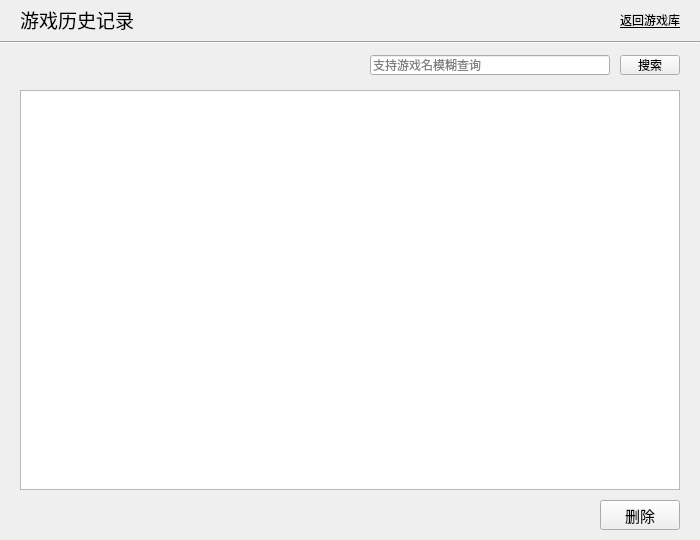
<?xml version="1.0" encoding="UTF-8"?>
<ui version="4.0">
 <class>recordWindow</class>
 <widget class="QWidget" name="recordWindow">
  <property name="geometry">
   <rect>
    <x>0</x>
    <y>0</y>
    <width>700</width>
    <height>540</height>
   </rect>
  </property>
  <property name="minimumSize">
   <size>
    <width>700</width>
    <height>540</height>
   </size>
  </property>
  <property name="maximumSize">
   <size>
    <width>700</width>
    <height>540</height>
   </size>
  </property>
  <property name="font">
   <font>
    <family>Microsoft YaHei UI</family>
   </font>
  </property>
  <property name="windowTitle">
   <string>历史记录</string>
  </property>
  <widget class="QPushButton" name="searchButton">
   <property name="geometry">
    <rect>
     <x>620</x>
     <y>55</y>
     <width>60</width>
     <height>20</height>
    </rect>
   </property>
   <property name="font">
    <font>
     <family>Microsoft YaHei UI</family>
     <pointsize>9</pointsize>
    </font>
   </property>
   <property name="text">
    <string>搜索</string>
   </property>
  </widget>
  <widget class="QPushButton" name="deleteButton">
   <property name="enabled">
    <bool>true</bool>
   </property>
   <property name="geometry">
    <rect>
     <x>600</x>
     <y>500</y>
     <width>80</width>
     <height>30</height>
    </rect>
   </property>
   <property name="font">
    <font>
     <family>Microsoft YaHei UI</family>
     <pointsize>11</pointsize>
    </font>
   </property>
   <property name="text">
    <string>删除</string>
   </property>
  </widget>
  <widget class="QTableView" name="tableView">
   <property name="geometry">
    <rect>
     <x>20</x>
     <y>90</y>
     <width>660</width>
     <height>400</height>
    </rect>
   </property>
   <property name="font">
    <font>
     <family>Microsoft YaHei</family>
     <pointsize>11</pointsize>
    </font>
   </property>
  </widget>
  <widget class="QLineEdit" name="searchlineEdit">
   <property name="geometry">
    <rect>
     <x>370</x>
     <y>55</y>
     <width>240</width>
     <height>20</height>
    </rect>
   </property>
   <property name="font">
    <font>
     <family>Microsoft YaHei</family>
     <pointsize>9</pointsize>
    </font>
   </property>
   <property name="placeholderText">
    <string>支持游戏名模糊查询</string>
   </property>
  </widget>
  <widget class="QLabel" name="title">
   <property name="geometry">
    <rect>
     <x>20</x>
     <y>0</y>
     <width>200</width>
     <height>40</height>
    </rect>
   </property>
   <property name="font">
    <font>
     <family>Microsoft YaHei UI</family>
     <pointsize>14</pointsize>
    </font>
   </property>
   <property name="text">
    <string>&lt;html&gt;&lt;head/&gt;&lt;body&gt;&lt;p&gt;游戏历史记录&lt;/p&gt;&lt;/body&gt;&lt;/html&gt;</string>
   </property>
  </widget>
  <widget class="Line" name="line">
   <property name="geometry">
    <rect>
     <x>0</x>
     <y>40</y>
     <width>700</width>
     <height>5</height>
    </rect>
   </property>
   <property name="orientation">
    <enum>Qt::Horizontal</enum>
   </property>
  </widget>
  <widget class="QPushButton" name="returnButton">
   <property name="geometry">
    <rect>
     <x>610</x>
     <y>10</y>
     <width>80</width>
     <height>20</height>
    </rect>
   </property>
   <property name="font">
    <font>
     <family>Microsoft YaHei UI Light</family>
     <pointsize>9</pointsize>
     <underline>true</underline>
    </font>
   </property>
   <property name="text">
    <string>返回游戏库</string>
   </property>
   <property name="flat">
    <bool>true</bool>
   </property>
  </widget>
  <widget class="QPushButton" name="helpButton">
   <property name="geometry">
    <rect>
     <x>0</x>
     <y>520</y>
     <width>20</width>
     <height>20</height>
    </rect>
   </property>
   <property name="font">
    <font>
     <family>Microsoft YaHei UI</family>
     <pointsize>10</pointsize>
    </font>
   </property>
   <property name="icon">
    <iconset>
     <normaloff>help-20.png</normaloff>help-20.png</iconset>
   </property>
   <property name="iconSize">
    <size>
     <width>20</width>
     <height>20</height>
    </size>
   </property>
   <property name="flat">
    <bool>true</bool>
   </property>
  </widget>
 </widget>
 <layoutdefault spacing="6" margin="11"/>
 <tabstops>
  <tabstop>searchlineEdit</tabstop>
  <tabstop>searchButton</tabstop>
  <tabstop>deleteButton</tabstop>
  <tabstop>tableView</tabstop>
  <tabstop>returnButton</tabstop>
 </tabstops>
 <resources/>
 <connections/>
</ui>
